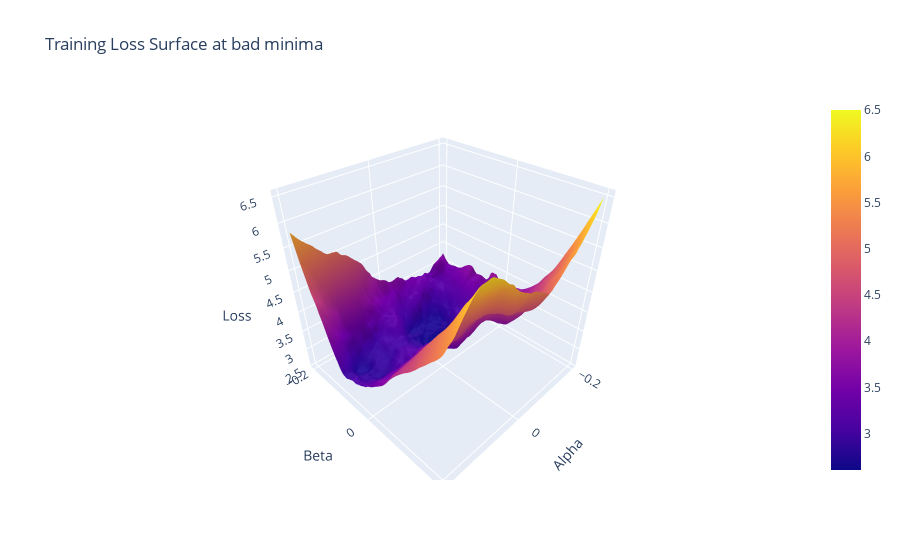
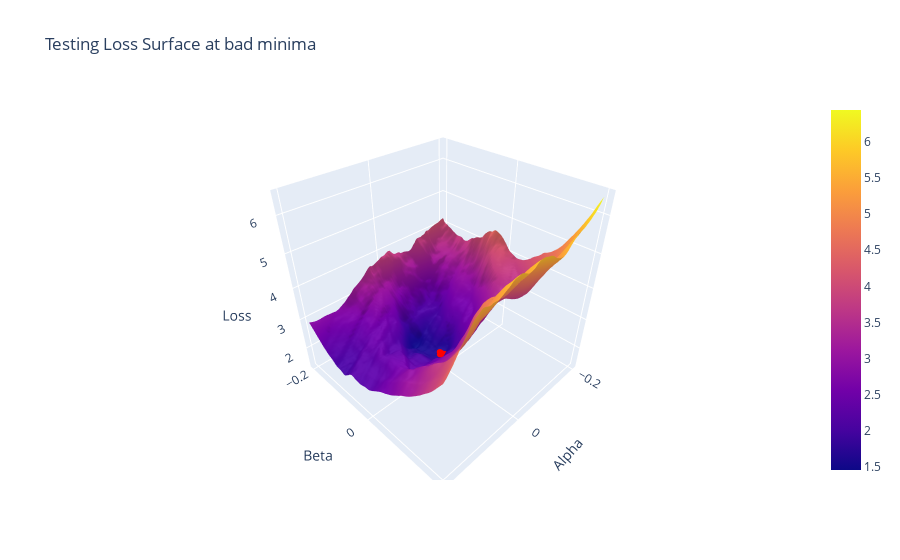

The notebook cell saved with these charts, in order:
### Code cell
plot_loss_surface_3d(alphas, betas, train_loss_surface_bad, np.array(trajectory_good), 'Training Loss Surface at bad minima')
plot_loss_surface_3d(alphas, betas, test_loss_surface_bad, np.array(trajectory_good), 'Testing Loss Surface at bad minima')
